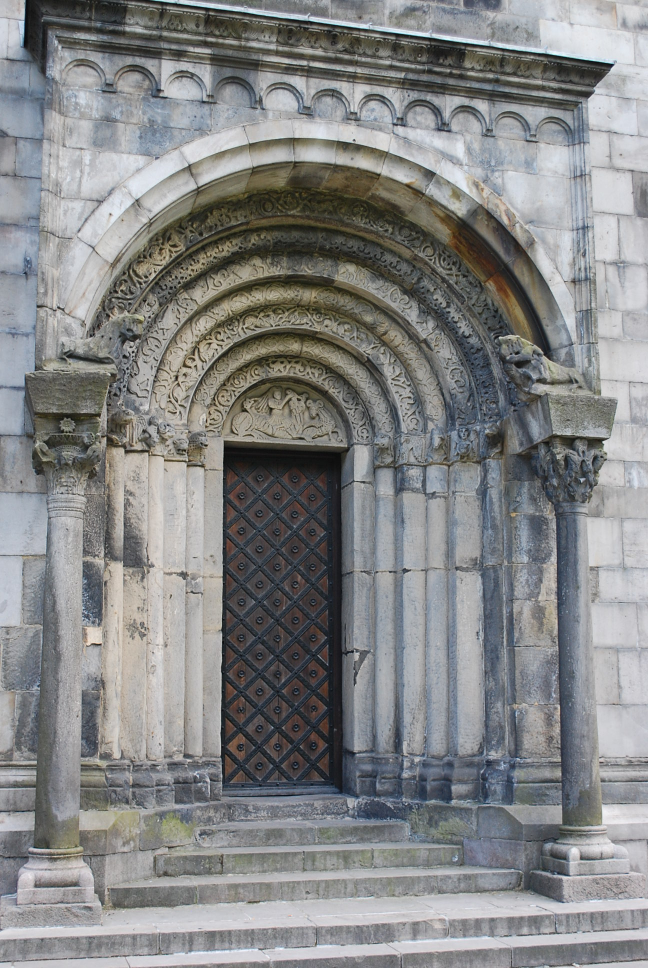
%> input picture lab08MengyangLi/Question1/1.jpg, 1296 x 1936 px (shown at 1/2 size)
$ octave Q1.m   (GNU Octave 9; MATLAB toolbox functions it lacks are replaced by stand-ins)
%> lines starting %> are read from the running program, lines starting %| are printed output that depends on the picture
% 1. Resize the images
img1_raw = imread('1.jpg');
%> img1_raw is the input picture: size 1936x1296x3 uint8; mean R, G, B 132.5, 133.4, 133.7
img2_raw = imread('2.jpg');
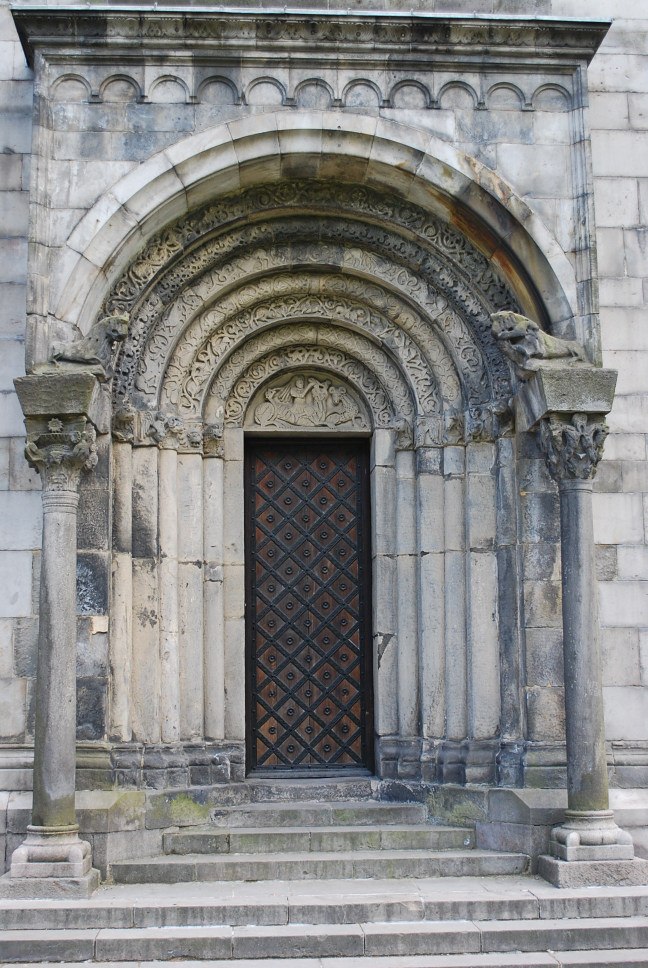
%> input picture lab08MengyangLi/Question1/2.jpg, 1296 x 1936 px (shown at 1/2 size)
%> img2_raw is the input picture: size 1936x1296x3 uint8; mean R, G, B 133.3, 133.6, 133.1
img1 = imresize(img1_raw, 0.25);
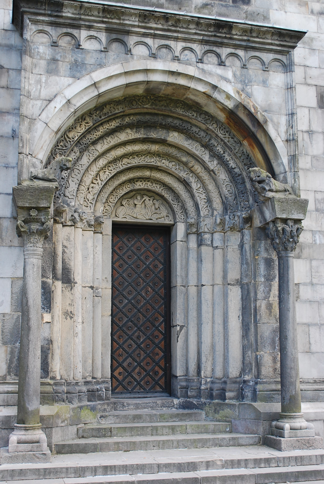
%> img1: size 484x324x3 uint8; mean R, G, B 132.5, 133.4, 133.7
img2 = imresize(img2_raw, 0.25);
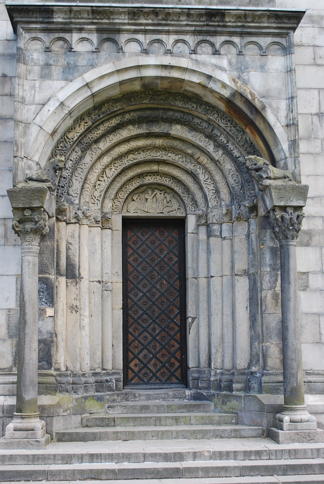
%> img2: size 484x324x3 uint8; mean R, G, B 133.2, 133.6, 133.1
K = load('CalibrationMatrix.mat').K;

% 2. Estimate the Essential Matrix using RANSAC
%> (the run ends here)
